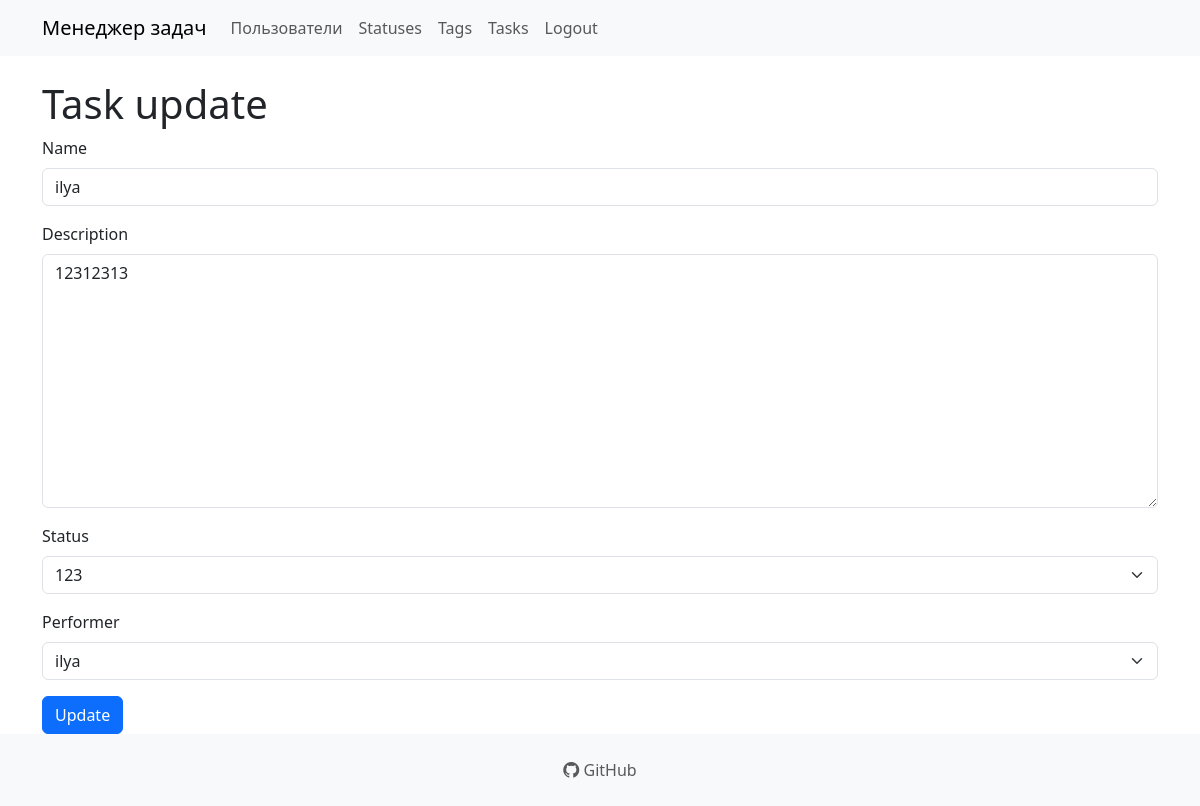
The page /tasks/2/update/ (signed in) on the database its author committed.
### task_manager/task/models.py (models this page shows)
class Task(models.Model):
    name = models.CharField(max_length=255)
    description = models.TextField()
    status = models.ForeignKey(Status, on_delete=models.PROTECT)
    performer = models.ForeignKey(User, on_delete=models.PROTECT, related_name='tasks_assigned')
    creator = models.ForeignKey(User, on_delete=models.PROTECT, related_name='tasks_created')
    created_at = models.DateTimeField(auto_now_add=True)

### task_manager/status/models.py (models this page shows)
class Status(models.Model):
    name = models.CharField(max_length=255)
    created_at = models.DateTimeField(auto_now_add=True)
    def __str__(self):
        return self.name

### task_manager/task/views.py (the view)
# urls.py: path("<int:pk>/update/", TaskUpdateView.as_view(), name='tasks_update'),
class TaskUpdateView(LoginRequiredMessageMixin, SuccessMessageMixin, UpdateView):
    model = Task
    fields = ['name', 'description', 'status', 'performer']
    template_name = 'tasks/update.html'
    success_url = reverse_lazy('tasks_list')
    success_message = 'Задача успешно изменена'

### task_manager/templates/tasks/update.html (shortened to what this page needs)
{% extends "base.html" %}
{% load django_bootstrap5 %}
{% load i18n %}
{% block content %}
    <h1>Task update</h1>
    <form method="post">
        {% bootstrap_form form %}
        {% bootstrap_button "Update" button_type="submit" %}
    </form>
{% endblock %}

### rows shown on the page
Task: name "ilya", description "12312313", status "123", performer "ilya"
